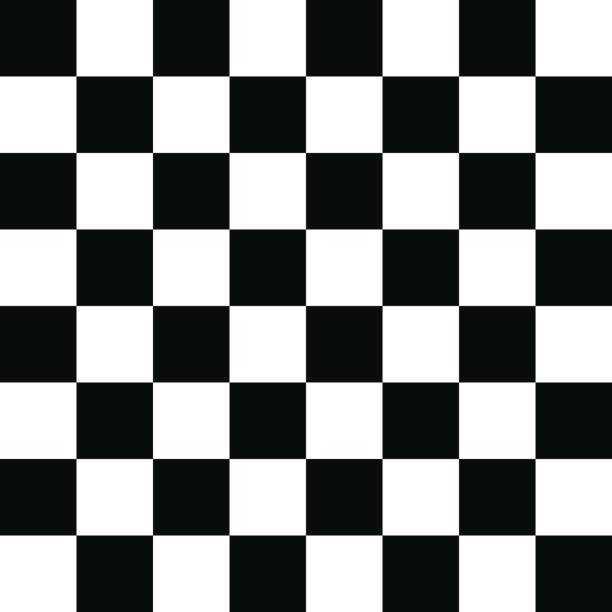
#> input picture data/images/Img1.jpg, 612 x 612 px
$ python -i harris.py   (imports and definitions only)
#> lines starting #> are read from the running program, lines starting #| are printed output that depends on the picture
"""Harris corner detector from first principles.

Structure tensor M = G_sigma * [[Ix^2, IxIy], [IxIy, Iy^2]]; response R = det(M) - k * trace(M)^2.
Corners are local maxima of R above a fraction of the strongest response.
"""
import numpy as np
from scipy import ndimage


def harris_response(gray, sigma=1.5, k=0.05):
#> called with sigma = 1.5, k = 0.05
    g = ndimage.gaussian_filter(gray.astype(float), 1.0)
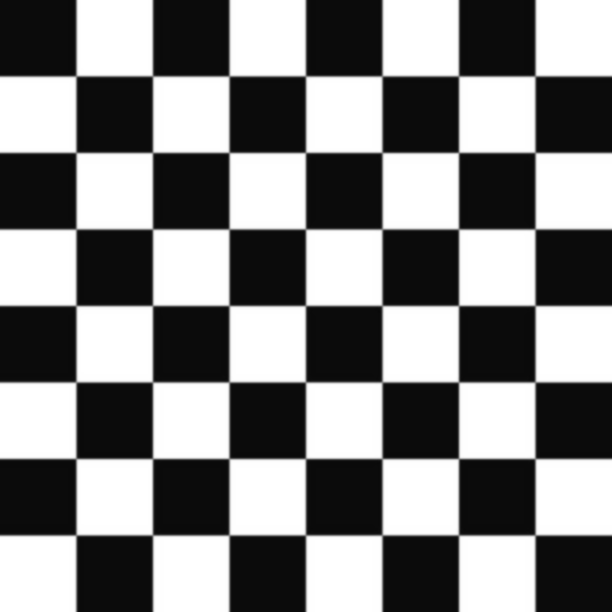
#> g: shape (612, 612) float64; min 8.59, max 255, mean 132.9
    ix = ndimage.sobel(g, axis=1) / 8.0
    iy = ndimage.sobel(g, axis=0) / 8.0
    sxx = ndimage.gaussian_filter(ix * ix, sigma)
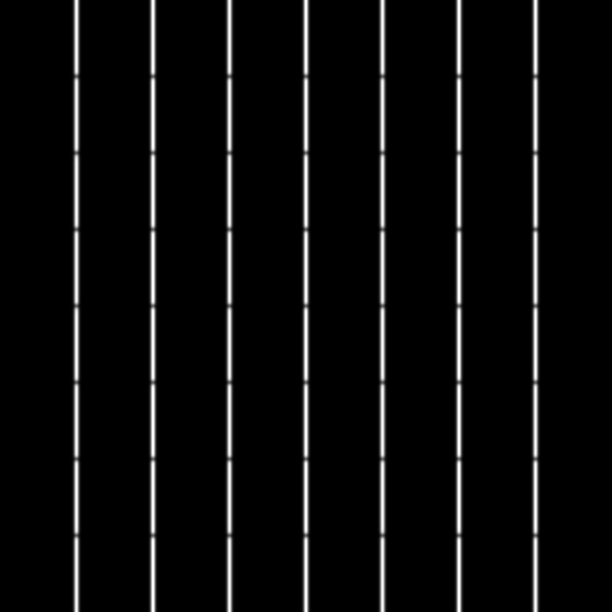
#> sxx: shape (612, 612) float64; min 0, max 3143.9, mean 151.2; drawn with min black and max white
    syy = ndimage.gaussian_filter(iy * iy, sigma)
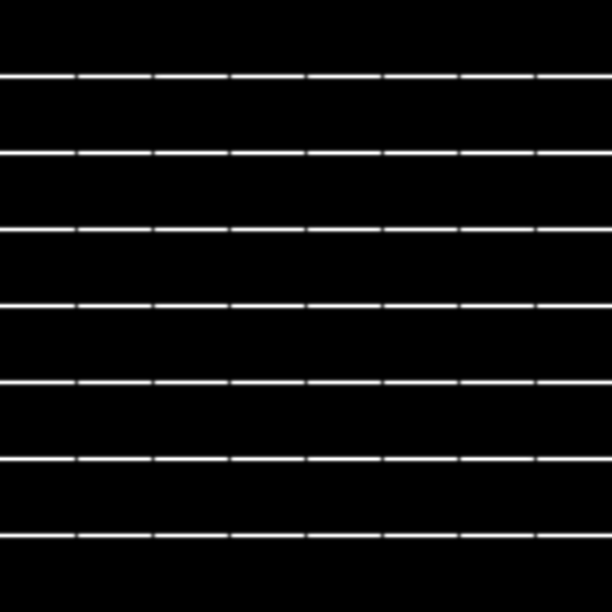
#> syy: shape (612, 612) float64; min 0, max 3135.8, mean 151.2; drawn with min black and max white
    sxy = ndimage.gaussian_filter(ix * iy, sigma)
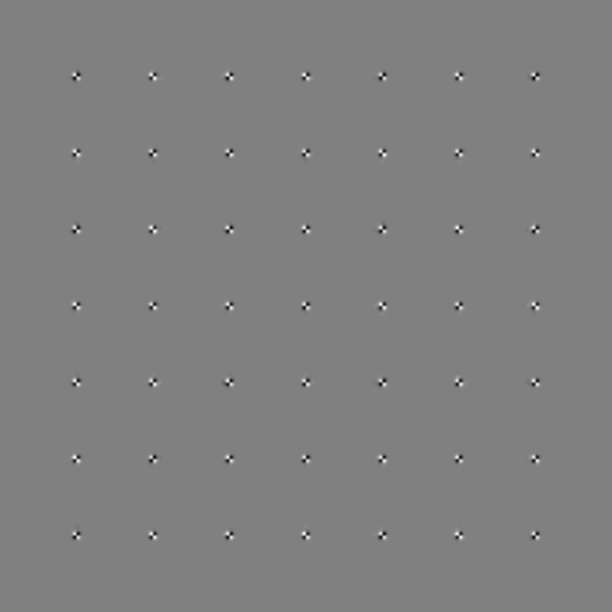
#> sxy: shape (612, 612) float64; min -149.4, max 147.2, mean 0; drawn with min black and max white
    det = sxx * syy - sxy ** 2
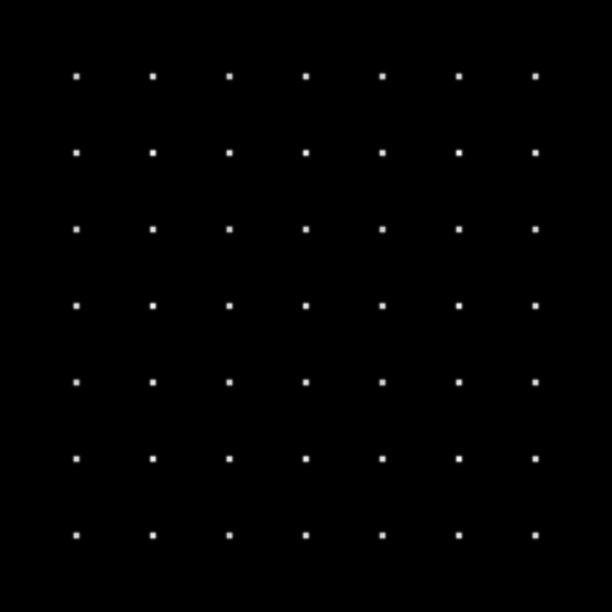
#> det: shape (612, 612) float64; min 0, max 1718634.9, mean 7228; drawn with min black and max white
    trace = sxx + syy
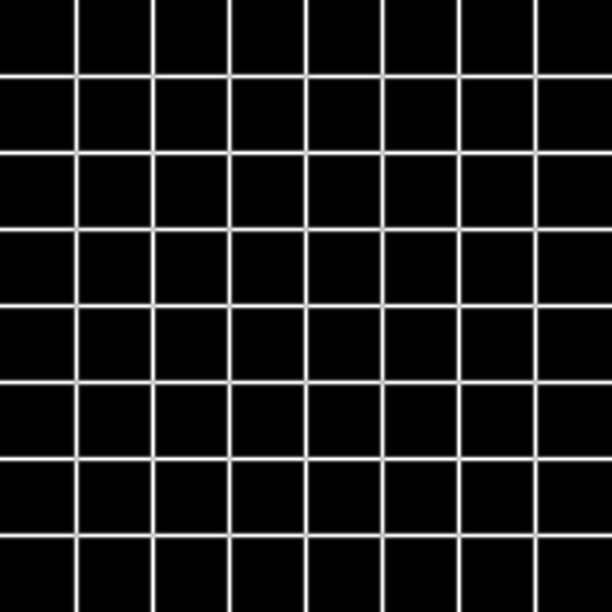
#> trace: shape (612, 612) float64; min 0, max 3143.9, mean 302.4; drawn with min black and max white
    return det - k * trace ** 2
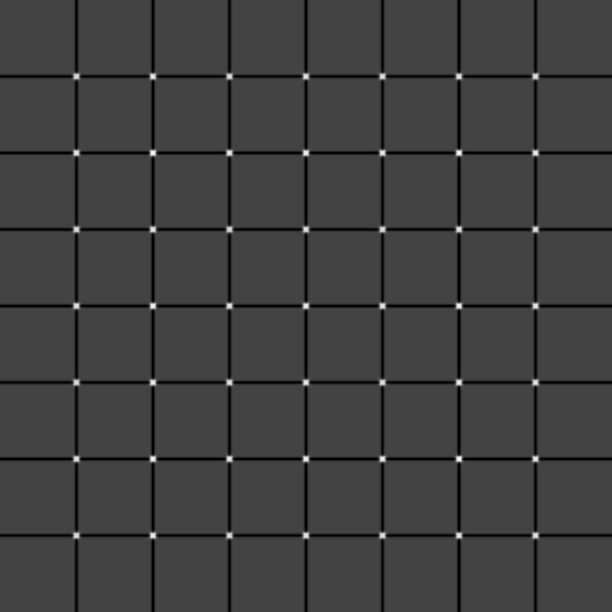
#> returned value: shape (612, 612) float64; min -494166.7, max 1374887.1, mean -26494.3; drawn with min black and max white


def detect_corners(gray, sigma=1.5, k=0.05, rel_threshold=0.01, nms_size=7, border=8):
    r = harris_response(gray, sigma, k)
    local_max = r == ndimage.maximum_filter(r, size=nms_size)
    mask = local_max & (r > rel_threshold * r.max())
    mask[:border] = mask[-border:] = False
    mask[:, :border] = mask[:, -border:] = False
    ys, xs = np.nonzero(mask)
    order = np.argsort(-r[ys, xs])
    return np.stack([xs[order], ys[order]], axis=1), r

>>> import cv2
>>> picture = cv2.imread('../data/images/Img1.jpg', cv2.IMREAD_GRAYSCALE)
>>> result = harris_response(picture)

$ run again, on data/images/circle.jpg
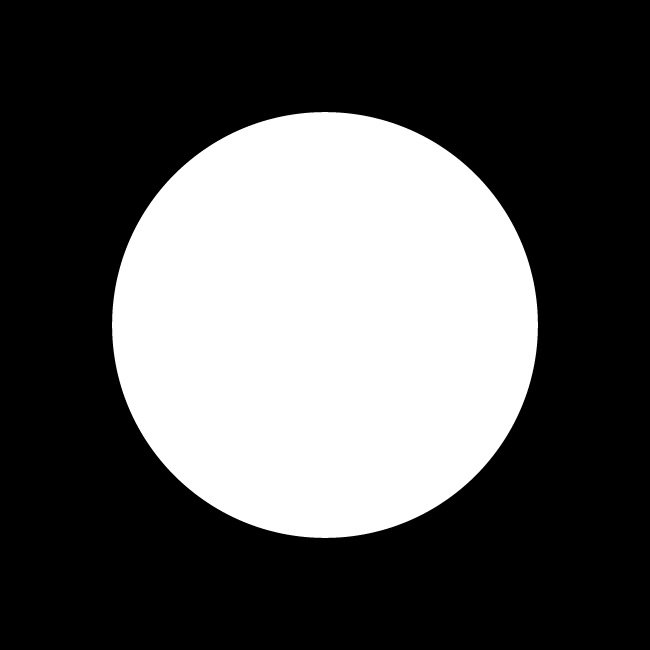
#> input picture data/images/circle.jpg, 650 x 650 px
#> picture is the input picture: shape (650, 650); min 0, max 255, mean 86
#> in harris_response, `ix = ndimage.sobel(g, axis=1) / 8.0`:
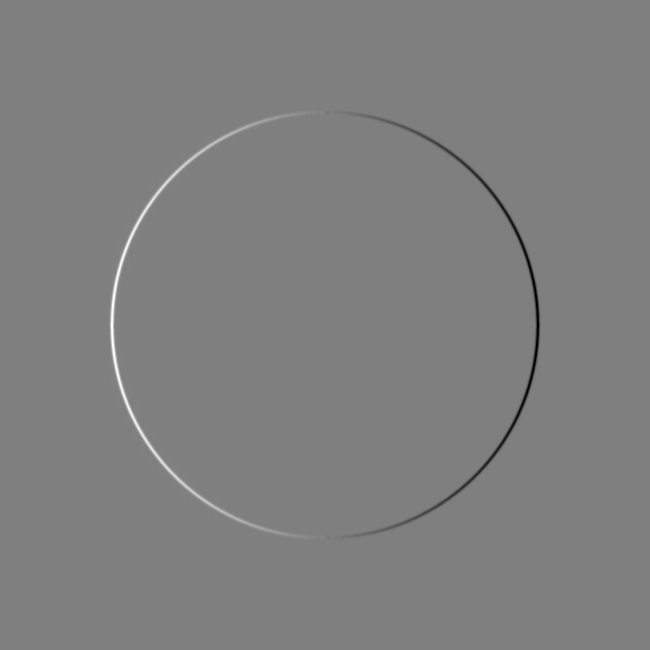
#> ix: shape (650, 650) float64; min -81.58, max 81.36, mean 0; drawn with min black and max white
#> in harris_response, `return det - k * trace ** 2`:
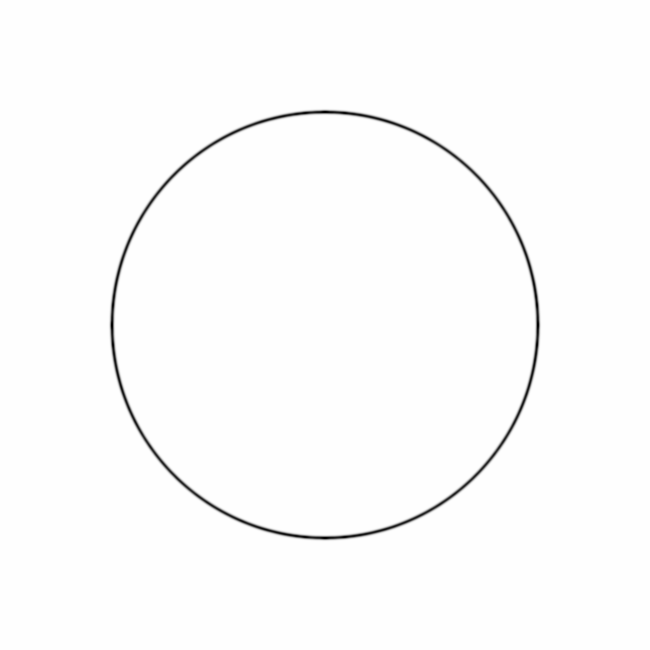
#> returned value: shape (650, 650) float64; min -634341.4, max 0.617, mean -5565.5; drawn with min black and max white
